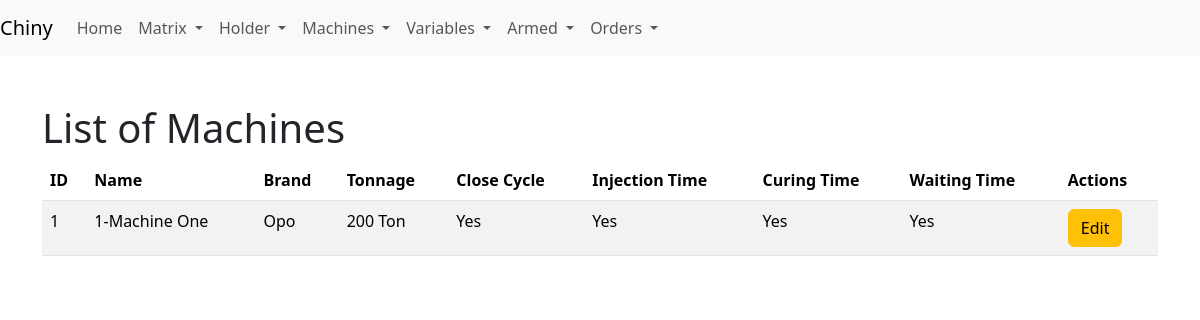
The page /list_machines on the database its author committed.
### app/models.py (models this page shows)
class Machine(db.Model):
    __tablename__ = 'machine'
    id = db.Column(db.Integer, primary_key=True)
    name = db.Column(db.String(30), unique=True)
    brand_machine = db.Column(db.String(119), nullable=False)
    ton = db.Column(db.Integer, nullable=False)
    has_close_cycle = db.Column(db.Boolean, default=False)
    has_injection_time = db.Column(db.Boolean, default=False)
    has_curing_time = db.Column(db.Boolean, default=False)
    has_waiting_time = db.Column(db.Boolean, default=False)
    productions = db.relationship('Production', backref='machine', lazy=True)

### app/routes.py (the view)
@app.route('/list_machines')
def list_machines():
    machines = Machine.query.all()
    return render_template('list_machines.html', machines=machines)

### app/templates/list_machines.html (shortened to what this page needs)
<!DOCTYPE html>
<html lang="en">
<head>
    <link rel="stylesheet" href="{{ url_for('static', filename='css/bootstrap.min.css') }}">
</head>
<body>
    {% include 'navbar.html' %}
    <div class="container mt-5">
        <h1>List of Machines</h1>
        <table class="table table-striped">
            <thead>
                <tr>
                    <th>ID</th>
                    <th>Name</th>
                    <th>Brand</th>
                    <th>Tonnage</th>
                    <th>Close Cycle</th>
                    <th>Injection Time</th>
                    <th>Curing Time</th>
                    <th>Waiting Time</th>
                    <th>Actions</th>
                </tr>
            </thead>
            <tbody>
                {% for machine in machines %}
                <tr>
                    <td>{{ machine.id }}</td>
                    <td>{{ machine.name }}</td>
                    <td>{{ machine.brand_machine }}</td>
                    <td>{{ machine.ton }} Ton</td>
                    <td>{{ 'Yes' if machine.has_close_cycle else 'No' }}</td>
                    <td>{{ 'Yes' if machine.has_injection_time else 'No' }}</td>
                    <td>{{ 'Yes' if machine.has_curing_time else 'No' }}</td>
                    <td>{{ 'Yes' if machine.has_waiting_time else 'No' }}</td>
                    <td>
                        <a href="{{ url_for('edit_machine', machine_id=machine.id) }}" class="btn btn-warning">Edit</a>
                    </td>
                </tr>
                {% endfor %}
            </tbody>
        </table>
    </div>
</body>
</html>

### rows shown on the page
Machine: id "1", name "1-Machine One", brand_machine "Opo", ton "200", has_close_cycle "Yes", has_injection_time "Yes", has_curing_time "Yes", has_waiting_time "Yes"
